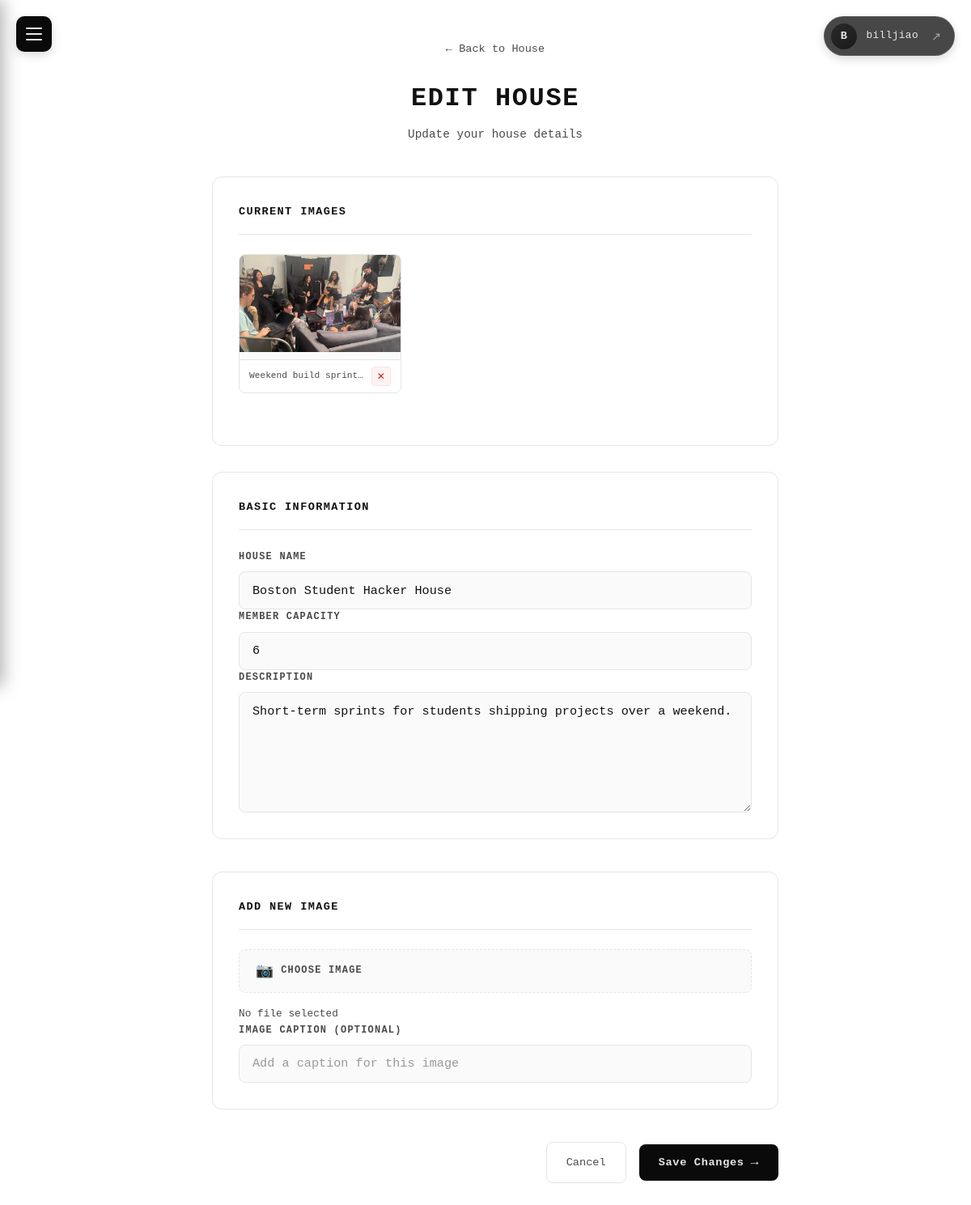
Before: /houses/3/edit/ (signed in) with the older database file.
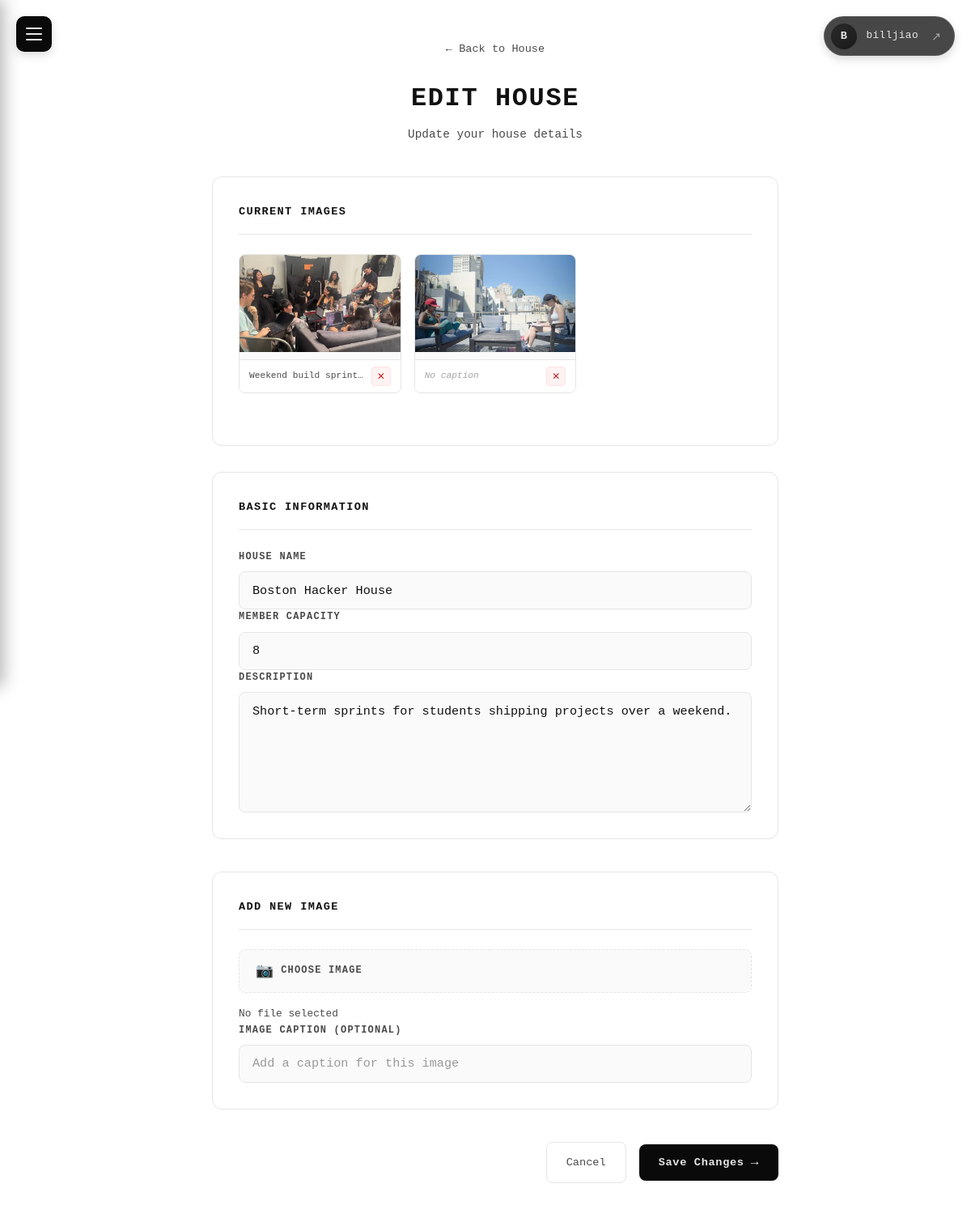
After: the same page with the newer database file.
### project/models.py (models this page shows, shortened)
class HouseImage(models.Model):
    house = models.ForeignKey(
        HackerHouse,
        on_delete=models.CASCADE,
        related_name="images",
    )
    image = models.ImageField(upload_to="house_images/")
    caption = models.CharField(max_length=255, blank=True)
    uploaded_at = models.DateTimeField(auto_now_add=True)

class HackerHouse(models.Model):
    host = models.ForeignKey(
        settings.AUTH_USER_MODEL,
        on_delete=models.CASCADE,
        related_name="hosted_houses",
    )
    title = models.CharField(max_length=255)
    description = models.TextField(blank=True)
    address = models.CharField(max_length=255)
    capacity = models.PositiveIntegerField()
    is_active = models.BooleanField(default=True)
    members = models.ManyToManyField(
        settings.AUTH_USER_MODEL,
        related_name="member_houses",
        blank=True,
    )
    created_at = models.DateTimeField(auto_now_add=True)
    updated_at = models.DateTimeField(auto_now=True)

### project/views.py (the view, shortened to what this page needs)
# urls.py: path('houses/<int:pk>/edit/', EditHouseView.as_view(), name='edit_house'),
class EditHouseView(LoginRequiredMixin, UserPassesTestMixin, UpdateView):
    model = HackerHouse
    form_class = HackerHouseEditForm
    template_name = 'house_edit.html'
    context_object_name = 'hackerhouse'
    def test_func(self):
        house = self.get_object()
        return self.request.user == house.host
    def get_context_data(self, **kwargs):
        context = super().get_context_data(**kwargs)
        context['existing_images'] = self.object.images.all()
        return context

### project/forms.py
class HackerHouseEditForm(forms.ModelForm):
    new_image = forms.ImageField(
        required=False,
        label="Add New Image",
        help_text="Upload a new image to add to the gallery"
    )
    image_caption = forms.CharField(
        max_length=255,
        required=False,
        label="Image Caption",
        widget=forms.TextInput(attrs={'placeholder': 'Optional caption for the image'})
    )
    class Meta:
        model = HackerHouse
        fields = ['title', 'description', 'capacity']
        labels = {
            'title': 'House Name',
            'description': 'Description',
            'capacity': 'Member Capacity',
        }

### project/templates/house_edit.html (shortened to what this page needs)
{% extends 'base.html' %}
{% block content %}
<div class="edit-container">
    <header class="edit-header">
        <a href="{% url 'hackerhouse_detail' hackerhouse.pk %}" class="back-to-house">← Back to House</a>
        <h1 class="edit-title">Edit House</h1>
        <p class="edit-subtitle">Update your house details</p>
    </header>
    {% if existing_images %}
    <section class="form-section images-section">
        <h2 class="section-heading">Current Images</h2>
        <div class="existing-images-grid">
            {% for image in existing_images %}
            <div class="existing-image-card">
                <img src="{{ image.image.url }}" alt="{{ image.caption }}" class="existing-image-preview">
                <div class="existing-image-info">
                    {% if image.caption %}
                    <span class="image-caption">{{ image.caption }}</span>
                    {% else %}
                    <span class="image-caption no-caption">No caption</span>
                    {% endif %}
                    <form action="{% url 'delete_house_image' hackerhouse.pk image.pk %}" method="post" class="delete-image-form">
                        <button type="submit" class="delete-image-btn" title="Delete image"
                                onclick="return confirm('Are you sure you want to delete this image?')">
                            ✕
                        </button>
                    </form>
                </div>
            </div>
            {% endfor %}
        </div>
    </section>
    {% endif %}
    <form method="post" enctype="multipart/form-data" class="edit-form">
        <section class="form-section">
            <h2 class="section-heading">Basic Information</h2>
            <div class="form-group">
                <label for="id_title" class="form-label">House Name</label>
                <input type="text" name="title" id="id_title" class="form-input"
                       value="{{ form.title.value|default:'' }}"
                       placeholder="Enter house name" required>
            </div>
            <div class="form-group">
                <label for="id_capacity" class="form-label">Member Capacity</label>
                <input type="number" name="capacity" id="id_capacity" class="form-input"
                       value="{{ form.capacity.value|default:'' }}"
                       min="1" placeholder="Max number of members" required>
            </div>
            <div class="form-group">
                <label for="id_description" class="form-label">Description</label>
                <textarea name="description" id="id_description" class="form-input form-textarea"
                          rows="5" placeholder="Describe your house...">{{ form.description.value|default:'' }}</textarea>
            </div>
        </section>
        <section class="form-section">
            <h2 class="section-heading">Add New Image</h2>
            <div class="form-group">
                <label for="id_new_image" class="form-label file-label">
                    <span class="file-icon">📷</span>
                    <span>Choose Image</span>
                </label>
                <span class="file-name" id="file-name-display">No file selected</span>
            </div>
            <div class="form-group">
                <label for="id_image_caption" class="form-label">Image Caption (optional)</label>
                <input type="text" name="image_caption" id="id_image_caption" class="form-input"
                       placeholder="Add a caption for this image">
            </div>
        </section>
        <div class="form-actions">
            <a href="{% url 'hackerhouse_detail' hackerhouse.pk %}" class="cancel-btn">Cancel</a>
            <button type="submit" class="save-btn">
                <span>Save Changes</span>
                <span class="button-arrow">→</span>
            </button>
        </div>
    </form>
</div>
{% endblock %}

Changed rows visible on the page:
added HouseImage: image (picture), caption "No caption"
changed HackerHouse "Short-term sprints for students shipping projects over a weekend.": title "Boston Student Hacker House" → "Boston Hacker House"
Other visible differences:
form field capacity: "6" → "8"
